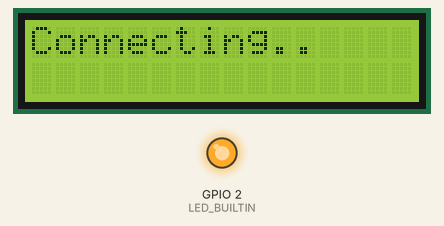
Recording of a sketch running on a simulated ESP8266 (NodeMCU). Parts: 16×2 character LCD, output pins drawn as LEDs (lit = HIGH, except the on-board LED, lit = LOW). Dashed ring = blinking. WiFi joins after 1.5 s; servers stay silent unless stated.

Above: at 1.1 s.
At 1.6 s:
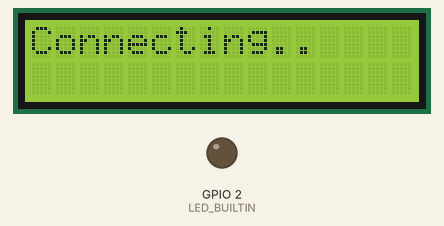
At 3.2 s:
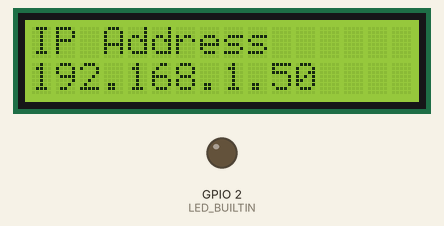
At 39.64 s:
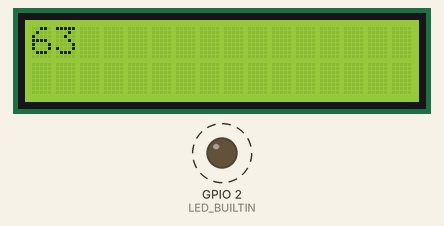
Timing chart, 0 to 40.0 s (numbered marks = the images above):
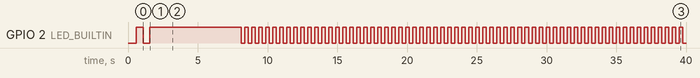

The sketch:

WiFiConnectLCD.ino
```cpp
#include <ESP8266WiFi.h>
#include <LiquidCrystal_I2C.h>
#include <Wire.h>

#define WIFI_SSID "lol"
#define WIFI_PASSWORD "021732273"
LiquidCrystal_I2C lcd(0x3F, 16, 2);

void setup() {
    lcd.begin();
    lcd.backlight();
    pinMode(LED_BUILTIN, OUTPUT);
    WiFi.begin(WIFI_SSID, WIFI_PASSWORD);
    lcd.print("Connecting");
    while (WiFi.status() != WL_CONNECTED) {
        lcd.print(".");
        digitalWrite(LED_BUILTIN, LOW);
        delay(500);
        digitalWrite(LED_BUILTIN, HIGH);
        delay(500);
    }
    delay(1000);
    lcd.clear();
    lcd.setCursor(0, 0);
    lcd.print("IP Address");
    lcd.setCursor(0, 1);
    lcd.print(WiFi.localIP());
    delay(5000);
    lcd.clear();
    digitalWrite(LED_BUILTIN, LOW);
}
int i = 0;
void loop() {
    i++;
    lcd.setCursor(0, 0);
    lcd.print(i);
    digitalWrite(LED_BUILTIN, LOW);
    delay(250);
    digitalWrite(LED_BUILTIN, HIGH);
    delay(250);
}
```

Measured:
- by itself, GPIO 2 (LED_BUILTIN): goes LOW 0.50 s, HIGH 6.5 s, 63 × (LOW 0.25 s, HIGH 0.25 s), then LOW
- what the display in image 0 shows lasts 2.0 s, from 1.1 s to 3.1 s
- what the display in image 2 shows lasts 5.0 s, from 3.1 s to 8.1 s
- what the display in image 3 shows lasts 0.5 s, from 39.3 s to 39.8 s
